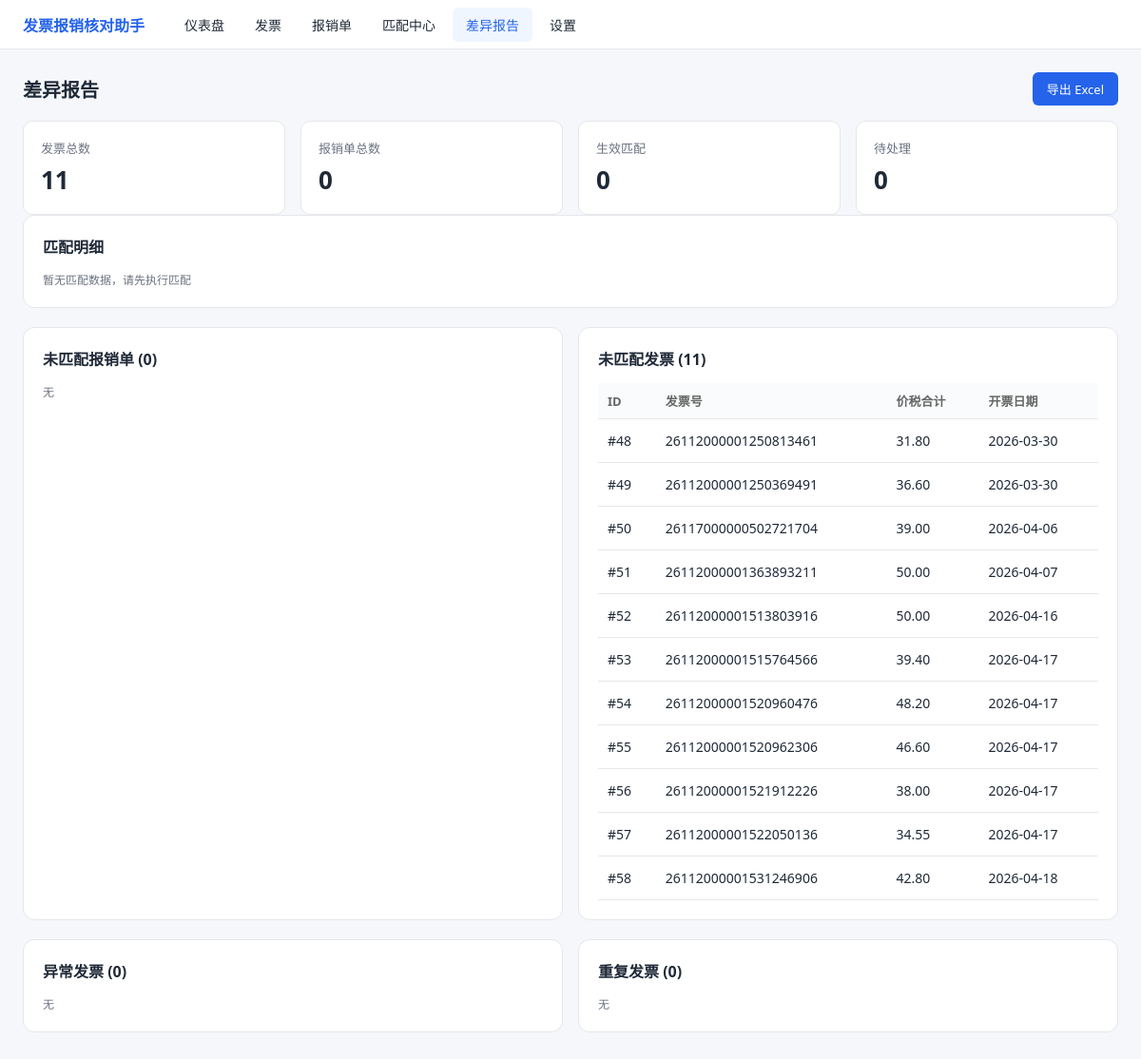
The page /report on the database as committed earlier.
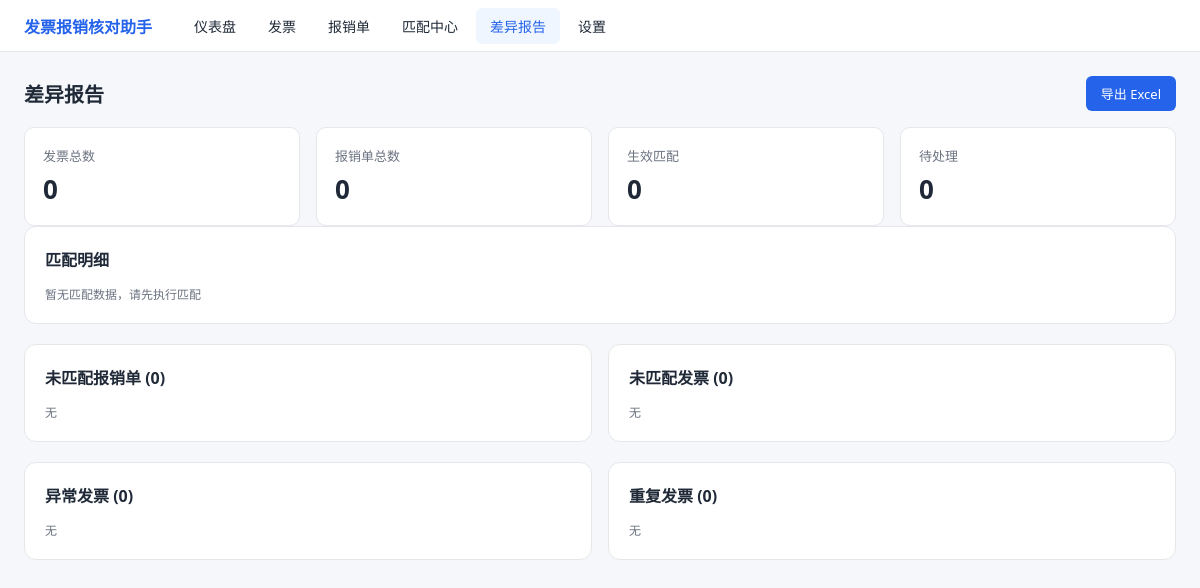
The same page on the database as committed later.
### tables this page shows
CREATE TABLE invoice (
    id               INTEGER PRIMARY KEY AUTOINCREMENT,
    file_hash        TEXT NOT NULL,
    source_path      TEXT,
    file_type        TEXT NOT NULL CHECK(file_type IN ('pdf','ofd','xml','jpg','jpeg','png')),
    invoice_code     TEXT NOT NULL DEFAULT '',
    invoice_no       TEXT NOT NULL DEFAULT '',
    invoice_date     TEXT,
    buyer_name       TEXT NOT NULL DEFAULT '',
    buyer_tax_no     TEXT NOT NULL DEFAULT '',
    seller_name      TEXT NOT NULL DEFAULT '',
    seller_tax_no    TEXT NOT NULL DEFAULT '',
    amount           TEXT,
    tax_amount       TEXT,
    total_amount     TEXT,
    tax_rate         TEXT NOT NULL DEFAULT '',
    item_summary     TEXT NOT NULL DEFAULT '',
    check_code       TEXT NOT NULL DEFAULT '',
    raw_json         TEXT NOT NULL DEFAULT '{}',
    parse_engine     TEXT NOT NULL CHECK(parse_engine IN ('xml','ofd','pdf_text','ocr','manual')),
    parse_confidence REAL NOT NULL DEFAULT 0.0 CHECK(parse_confidence BETWEEN 0 AND 1),
    status           TEXT NOT NULL DEFAULT 'PARSING'
                     CHECK(status IN ('PARSING','PARSED','NORMAL','ABNORMAL','DUPLICATE','MATCHED')),
    is_red_flush     INTEGER NOT NULL DEFAULT 0,
    created_at       TEXT NOT NULL DEFAULT (datetime('now','localtime')),
    updated_at       TEXT NOT NULL DEFAULT (datetime('now','localtime'))
);

### app/web/pages.py (the view)
@pages.get("/report", response_class=HTMLResponse)
def report_page(request: Request):
    report = report_service.build_report()
    return templates.TemplateResponse(request, "report.html", {"request": request, "r": report})

### app/web/templates/report.html
{% extends "base.html" %}
{% block content %}
<div style="display:flex;justify-content:space-between;align-items:center;margin-bottom:16px;">
  <h1 style="font-size:20px;">差异报告</h1>
  <a class="btn" href="/api/report/export">导出 Excel</a>
</div>
<div class="grid g4">
  <div class="stat"><div class="label">发票总数</div><div class="num">{{ r.inv_counts.values()|sum }}</div></div>
  <div class="stat"><div class="label">报销单总数</div><div class="num">{{ r.reb_total }}</div></div>
  <div class="stat"><div class="label">生效匹配</div><div class="num">{{ r.active_matches }}</div></div>
  <div class="stat"><div class="label">待处理</div><div class="num">{{ r.match_counts.get('SUSPICIOUS',0) + r.match_counts.get('CONFLICT',0) }}</div></div>
</div>
<div class="card">
  <h2>匹配明细</h2>
  {% if r.details %}
  <table>
    <tr><th>匹配</th><th>状态</th><th>类型</th><th>分数</th><th>报销单号</th><th>报销金额</th>
        <th>发票号</th><th>价税合计</th><th>金额差异</th><th>差异说明</th></tr>
    {% for d in r.details %}
    <tr>
      <td>#{{ d.match.id }}</td>
      <td><span class="badge {{ d.match.status|badge }}">{{ d.match.status }}</span></td>
      <td class="muted">{{ d.match.match_type }}</td>
      <td>{{ '%.2f'|format(d.match.match_score) }}</td>
      <td>{{ d.reimburse.reimburse_no if d.reimburse else '—' }}</td>
      <td>{{ d.reimburse_amount if d.reimburse_amount is not none else '—' }}</td>
      <td>{{ d.match.invoice_no or '—' }}</td>
      <td>{{ d.invoice_total if d.invoice_total is not none else '—' }}</td>
      <td>{{ d.amount_diff if d.amount_diff is not none else '—' }}</td>
      <td class="wrap muted">{{ d.match.message }}</td>
    </tr>
    {% endfor %}
  </table>
  {% else %}<p class="muted">暂无匹配数据，请先执行匹配</p>{% endif %}
</div>
<div class="grid g2">
  <div class="card">
    <h2>未匹配报销单 ({{ r.unmatched_reimburses|length }})</h2>
    {% if r.unmatched_reimburses %}
    <table><tr><th>ID</th><th>单号</th><th>金额</th><th>提交人</th><th>登记发票号</th></tr>
    {% for i in r.unmatched_reimburses %}
      <tr><td>#{{ i.id }}</td><td>{{ i.reimburse_no }}</td><td>{{ i.amount }}</td>
          <td>{{ i.submitter }}</td><td>{{ i.invoice_no or '—' }}</td></tr>
    {% endfor %}</table>
    {% else %}<p class="muted">无</p>{% endif %}
  </div>
  <div class="card">
    <h2>未匹配发票 ({{ r.unmatched_invoices|length }})</h2>
    {% if r.unmatched_invoices %}
    <table><tr><th>ID</th><th>发票号</th><th>价税合计</th><th>开票日期</th></tr>
    {% for i in r.unmatched_invoices %}
      <tr><td>#{{ i.id }}</td><td>{{ i.invoice_no or '—' }}</td>
          <td>{{ i.total_amount or '—' }}</td><td>{{ i.invoice_date or '—' }}</td></tr>
    {% endfor %}</table>
    {% else %}<p class="muted">无</p>{% endif %}
  </div>
</div>
<div class="grid g2">
  <div class="card">
    <h2>异常发票 ({{ r.abnormal|length }})</h2>
    {% if r.abnormal %}
    <table><tr><th>ID</th><th>发票号</th><th>状态</th></tr>
    {% for i in r.abnormal %}
      <tr><td><a class="link" href="/invoices/{{ i.id }}">#{{ i.id }}</a></td>
          <td>{{ i.invoice_no or '—' }}</td><td><span class="badge {{ i.status|badge }}">{{ i.status }}</span></td></tr>
    {% endfor %}</table>
    {% else %}<p class="muted">无</p>{% endif %}
  </div>
  <div class="card">
    <h2>重复发票 ({{ r.duplicates|length }})</h2>
    {% if r.duplicates %}
    <table><tr><th>ID</th><th>发票号</th><th>状态</th></tr>
    {% for i in r.duplicates %}
      <tr><td><a class="link" href="/invoices/{{ i.id }}">#{{ i.id }}</a></td>
          <td>{{ i.invoice_no or '—' }}</td><td><span class="badge {{ i.status|badge }}">{{ i.status }}</span></td></tr>
    {% endfor %}</table>
    {% else %}<p class="muted">无</p>{% endif %}
  </div>
</div>
{% endblock %}

### app/web/templates/base.html (shortened to what this page needs)
<!DOCTYPE html>
<html lang="zh-CN">
<head>
</head>
<body>
<div class="nav">
  <span class="brand">发票报销核对助手</span>
  <a href="/" {% if request.url.path=='/' %}class="active"{% endif %}>仪表盘</a>
  <a href="/invoices" {% if request.url.path.startswith('/invoices') %}class="active"{% endif %}>发票</a>
  <a href="/reimburses" {% if request.url.path.startswith('/reimburses') %}class="active"{% endif %}>报销单</a>
  <a href="/matches" {% if request.url.path.startswith('/matches') %}class="active"{% endif %}>匹配中心</a>
  <a href="/report" {% if request.url.path.startswith('/report') %}class="active"{% endif %}>差异报告</a>
  <a href="/settings" {% if request.url.path.startswith('/settings') %}class="active"{% endif %}>设置</a>
</div>
<div class="container">{% block content %}{% endblock %}</div>
</body>
</html>

### app/web/templates/base.html (style rules this page uses)
:root { --primary:#2563eb;--bg:#f5f7fa;--card:#fff;--border:#e5e7eb;--text:#1f2937;--muted:#6b7280; }
* { box-sizing:border-box;margin:0;padding:0; }
body { font-family:"Microsoft YaHei",system-ui,sans-serif;background:var(--bg);color:var(--text);font-size:14px; }
.nav { background:var(--card);border-bottom:1px solid var(--border);padding:0 24px;display:flex;align-items:center;gap:4px;height:52px; }
.nav .brand { font-weight:700;font-size:16px;margin-right:24px;color:var(--primary); }
.nav a { padding:8px 14px;border-radius:6px;color:var(--text);text-decoration:none; }
.nav a:hover,.nav a.active { background:#eff6ff;color:var(--primary); }
.container { max-width:1560px;margin:24px auto;padding:0 24px; }
.card { background:var(--card);border:1px solid var(--border);border-radius:12px;padding:20px;margin-bottom:20px; }
.card h2 { font-size:16px;margin-bottom:14px; }
.grid { display:grid;gap:16px; }
.g4 { grid-template-columns:repeat(4,1fr); }
.g2 { grid-template-columns:repeat(2,1fr); }
.stat { background:var(--card);border:1px solid var(--border);border-radius:10px;padding:18px; }
.stat .num { font-size:26px;font-weight:700;margin-top:6px; }
.stat .label { color:var(--muted);font-size:13px; }
.btn { display:inline-block;padding:7px 14px;border-radius:6px;border:1px solid transparent;background:var(--primary);color:#fff;cursor:pointer;font-size:13px;text-decoration:none; }
.muted { color:var(--muted);font-size:12px; }

Rows that differ between the two databases and show on the page:
removed invoice: id "48", invoice_no "26112000001250813461", total_amount "31.80", invoice_date "2026-03-30"
removed invoice: id "49", invoice_no "26112000001250369491", total_amount "36.60", invoice_date "2026-03-30"
removed invoice: id "50", invoice_no "26117000000502721704", total_amount "39.00", invoice_date "2026-04-06"
removed invoice: id "51", invoice_no "26112000001363893211", total_amount "50.00", invoice_date "2026-04-07"
removed invoice: id "52", invoice_no "26112000001513803916", total_amount "50.00", invoice_date "2026-04-16"
removed invoice: id "53", invoice_no "26112000001515764566", total_amount "39.40", invoice_date "2026-04-17"
removed invoice: id "54", invoice_no "26112000001520960476", total_amount "48.20", invoice_date "2026-04-17"
removed invoice: id "55", invoice_no "26112000001520962306", total_amount "46.60", invoice_date "2026-04-17"
removed invoice: id "56", invoice_no "26112000001521912226", total_amount "38.00", invoice_date "2026-04-17"
removed invoice: id "57", invoice_no "26112000001522050136", total_amount "34.55", invoice_date "2026-04-17"
removed invoice: id "58", invoice_no "26112000001531246906", total_amount "42.80", invoice_date "2026-04-18"
Other text that changed with them:
{{ r.inv_counts.values()|sum }}: "11" → "0"
{{ r.unmatched_invoices|length }}: "11" → "0"
text no longer shown: "ID 发票号 价税合计 开票日期"
text now shown: "无"
